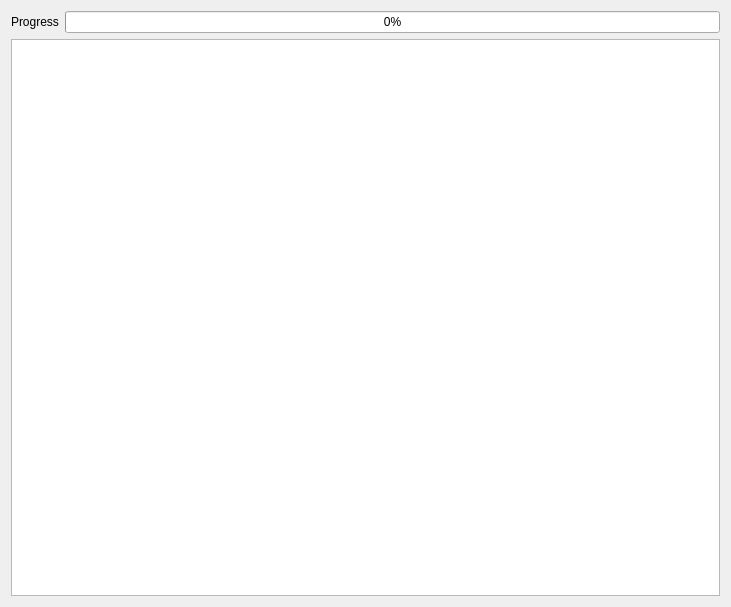
<?xml version="1.0" encoding="UTF-8"?>
<ui version="4.0">
 <class>OSMCountryAreaTablesUpdateWnd</class>
 <widget class="QWidget" name="OSMCountryAreaTablesUpdateWnd">
  <property name="geometry">
   <rect>
    <x>0</x>
    <y>0</y>
    <width>731</width>
    <height>607</height>
   </rect>
  </property>
  <property name="windowTitle">
   <string>Update OSM Country Area</string>
  </property>
  <layout class="QVBoxLayout" name="verticalLayout_2">
   <item>
    <layout class="QHBoxLayout" name="horizontalLayout_5">
     <item>
      <widget class="QLabel" name="label_6">
       <property name="text">
        <string>Progress</string>
       </property>
      </widget>
     </item>
     <item>
      <widget class="QProgressBar" name="progressBar">
       <property name="value">
        <number>0</number>
       </property>
      </widget>
     </item>
    </layout>
   </item>
   <item>
    <widget class="QPlainTextEdit" name="logEdt"/>
   </item>
  </layout>
 </widget>
 <resources/>
 <connections/>
</ui>
